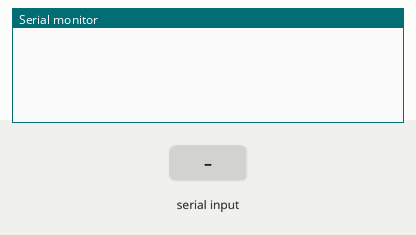
Recording of a sketch running on a simulated Arduino Uno, built with avr-gcc and run on an emulated ATmega328P. Shown: the last lines printed to the serial monitor. Inputs (shaded band) come from the test bench.

Above: at 1.2 s.
1.3 s: "1\n" received over Serial
At 1.7 s:
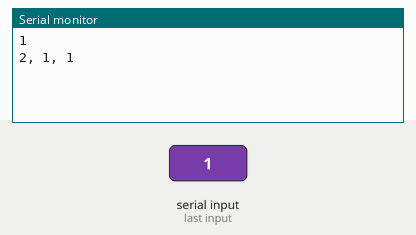
2.8 s: byte 32 (' ') received over Serial
At 3.7 s:
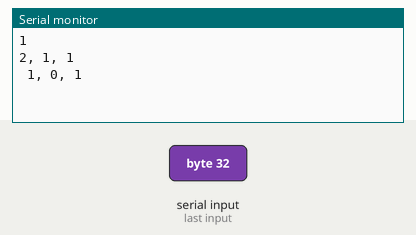
4.3 s: byte 10 ('\n') received over Serial
At 5.0 s:
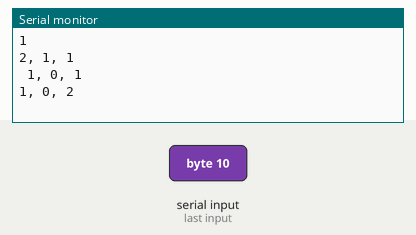
5.8 s: "0\n" received over Serial
At 6.3 s:
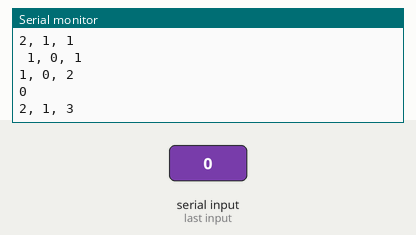

The sketch:

1.5.4_Word_Counting.ino
```cpp
// An Arduino Version of K&R Example 1.5.4
// Adapted from The C Programming Language, 2nd Ed.,
// Brian W. Kernighan, Dennis M. Ritchie, Prentice Hall

#define IN   1   /* inside a word */
#define OUT  0   /* outside a word */
 /* count lines, words, and characters in input */

void setup() {
  Serial.begin(115200);     // setup() calls the Serial library function begin()
}

void loop() {               // Arduino has a built in continuous loop()
  static int nc = 0;        // static variables hold their values between calls
  static int nl = 0;        //
  static int nw = 0;        // number of words in the line
  static int state = OUT;   // not in a word yet
  int c;

  c = Serial.read();        // Serial.read replaces getchar(). Returns -1 if nothing there
  if(c != -1){              // if there is a character available
    Serial.write(c);        // Serial.write replaces putchar()
    ++nc;                   // increment the character count
    if(c == '\n')
      ++nl;
    if(c == ' ' || c== '\n' || c == '\t') // a space or a newline or a tab ends a word
      state = OUT;
    else if(state == OUT){  // other characters mean the start of a new word
      state = IN;
      ++nw;
    }
    delay(5);               // go slowly enough to let the sender finish
  }
  else if (nc != 0){        // if there were characters counted
    Serial.print(nc);       // print the character count if not zero
    Serial.print(", ");
    Serial.print(nw);       // print the character count if not zero
    Serial.print(", ");
    Serial.println(nl);     // print the number of lines so far
    nc = nw = 0;            // reset the character and word counts
  }
}
```

Measured:
- after the input at 1.3 s, the serial monitor: prints a new line at once (image 1)
- after the input at 2.8 s, the serial monitor: prints a new line at once (image 2)
- after the input at 4.3 s, the serial monitor: prints a new line at once (image 3)
- after the input at 5.8 s, the serial monitor: prints a new line at once (image 4)
